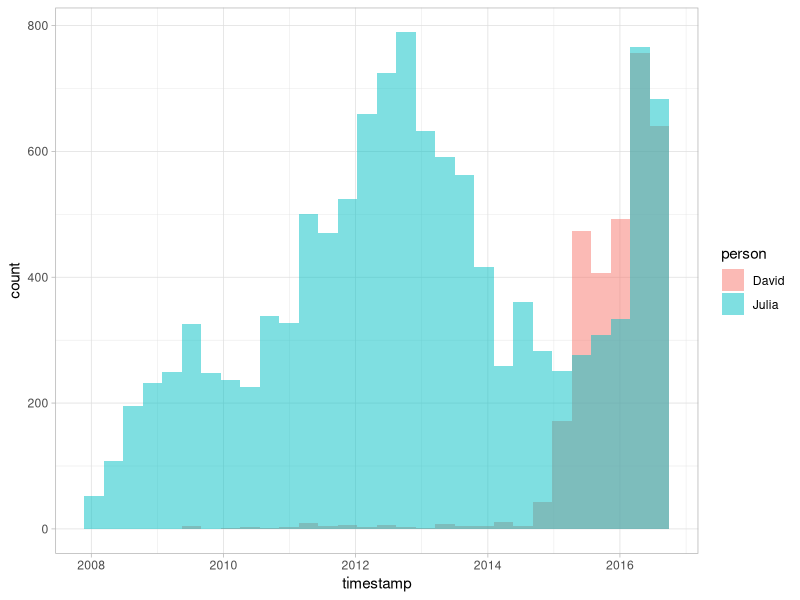
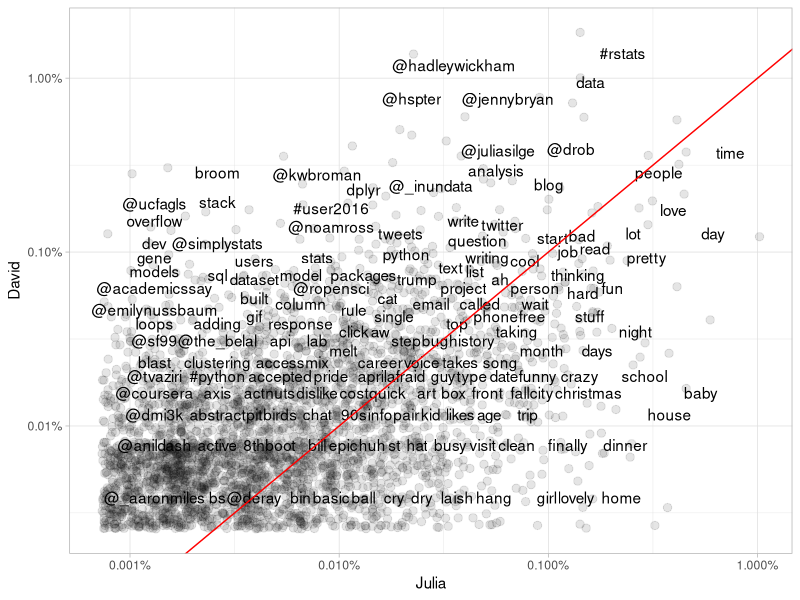
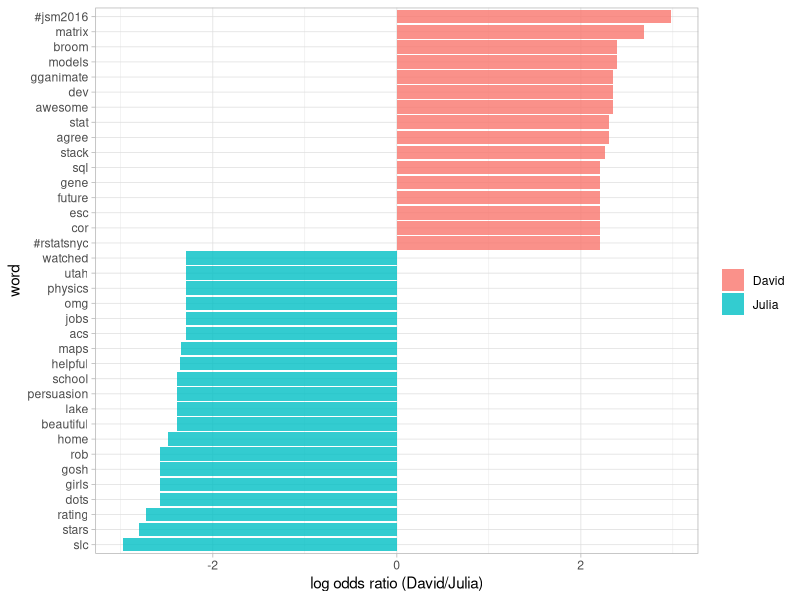
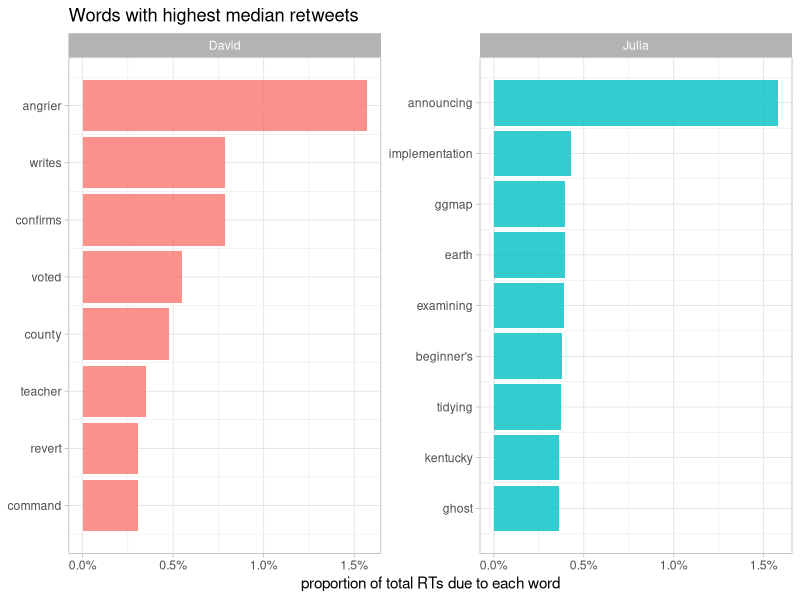

Generate these figures, in order, with R:
## ---- chunk 1
library(knitr)
opts_chunk$set(message = FALSE, warning = FALSE, cache = TRUE)
options(width = 100, dplyr.width = 100)
library(ggplot2)
theme_set(theme_light())
## ---- chunk 2
library(lubridate)
library(ggplot2)
library(dplyr)
library(readr)

tweets_julia <- read_csv("data/tweets_julia.csv")
tweets_dave <- read_csv("data/tweets_dave.csv")
tweets <- bind_rows(tweets_julia %>% 
                      mutate(person = "Julia"),
                    tweets_dave %>% 
                      mutate(person = "David")) %>%
  mutate(timestamp = ymd_hms(timestamp))

ggplot(tweets, aes(x = timestamp, fill = person)) +
  geom_histogram(alpha = 0.5, position = "identity")
## ---- chunk 3
library(tidytext)
library(stringr)

reg <- "([^A-Za-z_\\d#@']|'(?![A-Za-z_\\d#@]))"
tidy_tweets <- tweets %>% 
  mutate(text = str_replace_all(text, "https://t.co/[A-Za-z\\d]+|http://[A-Za-z\\d]+|&amp;|&lt;|&gt;|RT|https", "")) %>%
  unnest_tokens(word, text, token = "regex", pattern = reg) %>%
  filter(!word %in% stop_words$word,
         str_detect(word, "[a-z]"))
## ---- chunk 4
frequency <- tidy_tweets %>% 
  group_by(person) %>% 
  count(word, sort = TRUE) %>% 
  left_join(tidy_tweets %>% 
              group_by(person) %>% 
              summarise(total = n())) %>%
  mutate(freq = n/total)

frequency
## ---- chunk 5
library(tidyr)

frequency <- frequency %>% 
  select(person, word, freq) %>% 
  spread(person, freq) %>%
  arrange(Julia, David)

frequency
## ---- chunk 6
library(scales)

ggplot(frequency, aes(Julia, David)) +
  geom_jitter(alpha = 0.1, size = 2.5, width = 0.25, height = 0.25) +
  geom_text(aes(label = word), check_overlap = TRUE, vjust = 1.5) +
  scale_x_log10(labels = percent_format()) +
  scale_y_log10(labels = percent_format()) +
  geom_abline(color = "red")
## ---- chunk 7
tidy_tweets <- tidy_tweets %>%
  filter(timestamp >= as.Date("2016-01-01"))
## ---- chunk 8
word_ratios <- tidy_tweets %>%
  filter(!str_detect(word, "^@")) %>%
  count(word, person) %>%
  filter(sum(n) >= 5) %>%
  spread(person, n, fill = 0) %>%
  ungroup() %>%
  mutate_each(funs((. + 1) / sum(. + 1)), -word) %>%
  mutate(logratio = log(David / Julia)) %>%
  arrange(desc(logratio))
## ---- chunk 9
word_ratios %>% 
  arrange(abs(logratio))
## ---- chunk 10
word_ratios %>%
  group_by(logratio < 0) %>%
  top_n(15, abs(logratio)) %>%
  ungroup() %>%
  mutate(word = reorder(word, logratio)) %>%
  ggplot(aes(word, logratio, fill = logratio < 0)) +
  geom_bar(alpha = 0.8, stat = "identity") +
  coord_flip() +
  ylab("log odds ratio (David/Julia)") +
  scale_fill_discrete(name = "", labels = c("David", "Julia"))
## ---- chunk 11
words_by_time <- tidy_tweets %>%
  filter(!str_detect(word, "^@")) %>%
  mutate(time_floor = floor_date(timestamp, unit = "15 days")) %>%
  count(time_floor, person, word) %>%
  ungroup() %>%
  group_by(person, time_floor) %>%
  mutate(time_total = sum(n)) %>%
  group_by(word) %>%
  mutate(word_total = sum(n)) %>%
  ungroup() %>%
  rename(count = n) %>%
  filter(word_total > 30)

words_by_time
## ---- chunk 12
nested_models <- words_by_time %>%
  nest(-word, -person) 

nested_models
## ---- chunk 13
tweets_julia <- read_csv("data/juliasilge_tweets.csv")
tweets_dave <- read_csv("data/drob_tweets.csv")
tweets <- bind_rows(tweets_julia %>% 
                      mutate(person = "Julia"),
                    tweets_dave %>% 
                      mutate(person = "David")) %>%
  mutate(created_at = ymd_hms(created_at))
## ---- chunk 14
tidy_tweets <- tweets %>% 
  filter(!str_detect(text, "^RT")) %>%
  mutate(text = str_replace_all(text, "https://t.co/[A-Za-z\\d]+|http://[A-Za-z\\d]+|&amp;|&lt;|&gt;|RT|https", "")) %>%
  unnest_tokens(word, text, token = "regex", pattern = reg) %>%
  anti_join(stop_words)

tidy_tweets
## ---- chunk 15
totals <- tidy_tweets %>% 
  group_by(person, id) %>% 
  summarise(rts = sum(retweets)) %>% 
  group_by(person) %>% 
  summarise(total_rts = sum(rts))

totals
## ---- chunk 16
word_by_rts <- tidy_tweets %>% 
  group_by(id, word, person) %>% 
  summarise(rts = first(retweets)) %>% 
  group_by(person, word) %>% 
  summarise(retweets = median(rts)) %>%
  left_join(totals) %>%
  filter(retweets != 0) %>%
  ungroup()

word_by_rts %>% 
  arrange(desc(retweets))
## ---- chunk 17
plot_rts <- word_by_rts %>%
  mutate(ratio = retweets / total_rts) %>%  
  group_by(person) %>%
  top_n(8, ratio) %>%
  ungroup() %>%
  arrange(person, ratio) %>%
  mutate(order = row_number())

ggplot(plot_rts, aes(order, ratio, fill = person)) +
  geom_bar(stat = "identity", alpha = 0.8, show.legend = FALSE) +
  facet_wrap(~ person, scales = "free", ncol = 2) +
  coord_flip() +
  scale_x_continuous(breaks = plot_rts$order, labels = plot_rts$word) +
  scale_y_continuous(labels = percent_format()) +
  labs(x = NULL, 
       y = "proportion of total RTs due to each word",
       title = "Words with highest median retweets")
